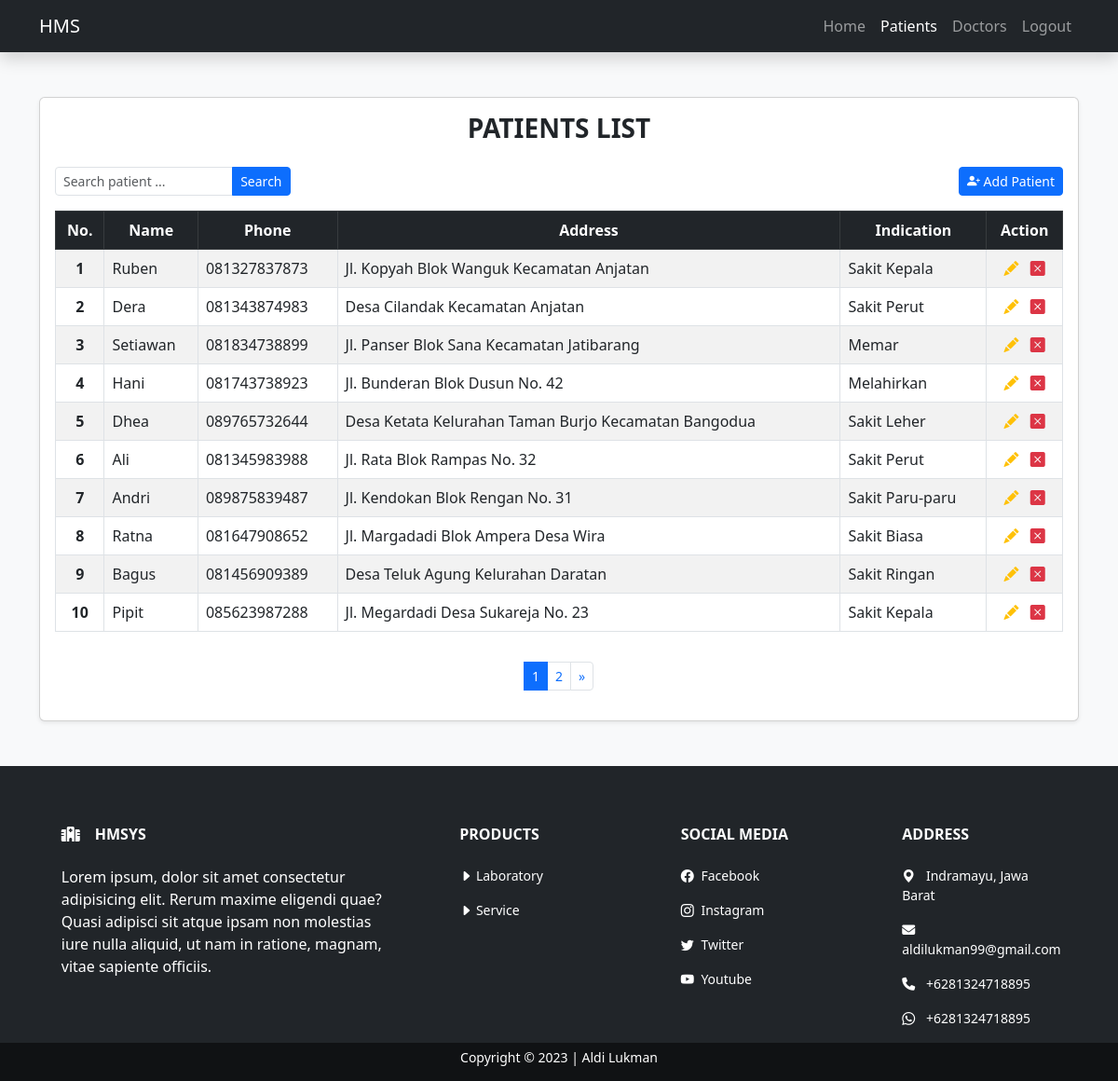
Screenshot of /pasient.php (signed in) with the database file from the repository.
### tables this page shows
CREATE TABLE `patients` (
  `id` int(11) NOT NULL,
  `name` varchar(255) NOT NULL,
  `phone` varchar(255) NOT NULL,
  `address` varchar(255) NOT NULL,
  `indication` varchar(255) NOT NULL
);

### admin/include/functions.php (called while the page is built, shortened)
<?php
$connect = mysqli_connect("localhost", "root", "", "hms");
function query($query)
{
    global $connect;
    $result = mysqli_query($connect, $query);
    $rows = [];
    while ($row = mysqli_fetch_assoc($result)) {
        $rows[] = $row;
    }
    return $rows;
};
$totalDataPerPage = 10;
$totalOfData = COUNT(query("SELECT * FROM patients"));
$totalOfpage = CEIL($totalOfData / $totalDataPerPage);
$activePage = (isset($_GET["page"])) ? $_GET["page"] : 1;
$firstPage = ($totalDataPerPage * $activePage) - $totalDataPerPage;
$totalLink = 1;
if ($activePage > $totalLink) {
    $startNumber = $activePage - $totalLink;
} else {
    $startNumber = 1;
}
if ($activePage < ($totalOfpage - $totalLink)) {
    $endNumber = $activePage + $totalLink;
} else {
    $endNumber = $totalOfpage;
}

### pasient.php (the view, shortened to what this page needs)
<?php
require 'admin/include/functions.php';
$patients = query("SELECT * FROM patients ORDER BY id DESC LIMIT $firstPage, $totalDataPerPage");
?>
<!doctype html>
<html lang="en">
<head>
  <link href="https://cdn.jsdelivr.net/npm/bootstrap@5.3.0-alpha1/dist/css/bootstrap.min.css" rel="stylesheet">
  <link rel="stylesheet" href="https://cdn.jsdelivr.net/npm/bootstrap-icons@1.10.3/font/bootstrap-icons.css">
  <link rel="stylesheet" href="https://cdnjs.cloudflare.com/ajax/libs/font-awesome/6.2.1/css/all.min.css" />
  <link rel="stylesheet" href="admin/assets/css/style.css">
</head>
<body class="bg-light">
  <nav class="navbar navbar-expand-lg bg-dark navbar-dark shadow">
    <div class="container">
      <a class="navbar-brand" href="index.php">HMS</a>
      <div class="collapse navbar-collapse" id="navbarNav">
        <ul class="navbar-nav ms-auto">
          <li class="nav-item">
            <a class="nav-link" aria-current="page" href="index.php">Home</a>
          </li>
          <li class="nav-item">
            <a class="nav-link active" href="pasient.php">Patients</a>
          </li>
          <li class="nav-item">
            <a class="nav-link" href="doctors.php">Doctors</a>
          </li>
          <li class="nav-item">
            <a class="nav-link" href="logout.php">Logout</a>
          </li>
        </ul>
      </div>
    </div>
  </nav>
  <div class="container py-5">
    <div class="card shadow-sm">
      <div class="card-body">
        <h3 class="fw-bold h3 text-dark text-center text-uppercase mb-4">Patients List</h3>
        <div class="row justify-contain-center">
          <div class="col col-md-4 col-lg-3 text-start">
            <form action="" method="post">
              <div class="input-group input-group-sm">
                <input type="text" class="form-control" placeholder="Search patient ..." name="keyword" autocomplete="off" id="keyword">
                <button class="btn btn-primary" type="submit" id="search" name="search">Search</button>
              </div>
            </form>
          </div>
          <div class="col text-end">
            <button type="button" class="btn btn-sm btn-primary addModal" data-bs-toggle="modal" data-bs-target="#patientAddModalLabel">
              <i class="bi bi-person-plus-fill"></i> Add Patient
            </button>
          </div>
        </div>
        <div class="row mt-3 justify-content-center">
          <div class="col-md-12">
            <div class="table-responsive">
              <table class="table align-middle table-bordered table-striped">
                <thead class="table-dark">
                  <tr class="text-center">
                    <th scope="col">No.</th>
                    <th scope="col">Name</th>
                    <th scope="col">Phone</th>
                    <th scope="col">Address</th>
                    <th scope="col">Indication</th>
                    <th class="text-center">Action</th>
                  </tr>
                </thead>
                <tbody>
                  <?php $i = 1 + $firstPage; ?>
                  <?php foreach ($patients as $pasient) : ?>
                    <tr>
                      <th class="text-center"><?= $i; ?></th>
                      <td><?= $pasient["name"]; ?></td>
                      <td><?= $pasient["phone"]; ?></td>
                      <td><?= $pasient["address"]; ?></td>
                      <td><?= $pasient["indication"]; ?></td>
                      <td class="text-center">
                        <a class="text-warning m-1" href="pasient.php?name=<?= $pasient["id"]; ?>" data-bs-toggle="modal" data-bs-target="#patientEditModalLabel<?= $pasient["id"]; ?>"><i class="bi bi-pencil-fill"></i></a>
                        <a class="text-danger m-1" href="pasient.php?id=<?= $pasient["id"]; ?>" data-bs-toggle="modal" data-bs-target="#patientDeleteModalLabel<?= $pasient["id"]; ?>"><i class="bi bi-x-square-fill"></i></a>
                      </td>
                    </tr>
                    <?php $i++; ?>
                  <?php endforeach; ?>
                </tbody>
              </table>
            </div>
            <ul class="pagination pagination-sm mt-3 justify-content-center">
              <?php for ($i = $startNumber; $i <= $endNumber; $i++) : ?>
                <?php if ($i == $activePage) : ?>
                  <li class="page-item active"><a class="page-link" href="?page=<?= $i; ?>"><?= $i; ?></a></li>
                <?php else : ?>
                  <li class="page-item"><a class="page-link" href="?page=<?= $i; ?>"><?= $i; ?></a></li>
                <?php endif; ?>
              <?php endfor; ?>
              <li class="page-item">
                <?php if ($activePage < $totalOfpage) : ?>
                  <a class="page-link" href="?page=<?= $activePage + 1;  ?>" aria-label="Previous">
                    <span aria-hidden="true">&raquo;</span>
                  </a>
                <?php endif; ?>
              </li>
            </ul>
          </div>
        </div>
      </div>
    </div>
  </div>
  <?php require 'admin/include/footer.php'; ?>

### admin/assets/css/style.css (style rules this page uses)
th { background-color: blue; }

### rows the page displays
patients: name "Ruben", phone "081327837873", address "Jl. Kopyah Blok Wanguk Kecamatan Anjatan", indication "Sakit Kepala"
patients: name "Dera", phone "081343874983", address "Desa Cilandak Kecamatan Anjatan", indication "Sakit Perut"
patients: name "Setiawan", phone "081834738899", address "Jl. Panser Blok Sana Kecamatan Jatibarang", indication "Memar"
patients: name "Hani", phone "081743738923", address "Jl. Bunderan Blok Dusun No. 42", indication "Melahirkan"
patients: name "Dhea", phone "089765732644", address "Desa Ketata Kelurahan Taman Burjo Kecamatan Bangodua", indication "Sakit Leher"
patients: name "Ali", phone "081345983988", address "Jl. Rata Blok Rampas No. 32", indication "Sakit Perut"
patients: name "Andri", phone "089875839487", address "Jl. Kendokan Blok Rengan No. 31", indication "Sakit Paru-paru"
patients: name "Ratna", phone "081647908652", address "Jl. Margadadi Blok Ampera Desa Wira", indication "Sakit Biasa"
patients: name "Bagus", phone "081456909389", address "Desa Teluk Agung Kelurahan Daratan", indication "Sakit Ringan"
patients: name "Pipit", phone "085623987288", address "Jl. Megardadi Desa Sukareja No. 23", indication "Sakit Kepala"
